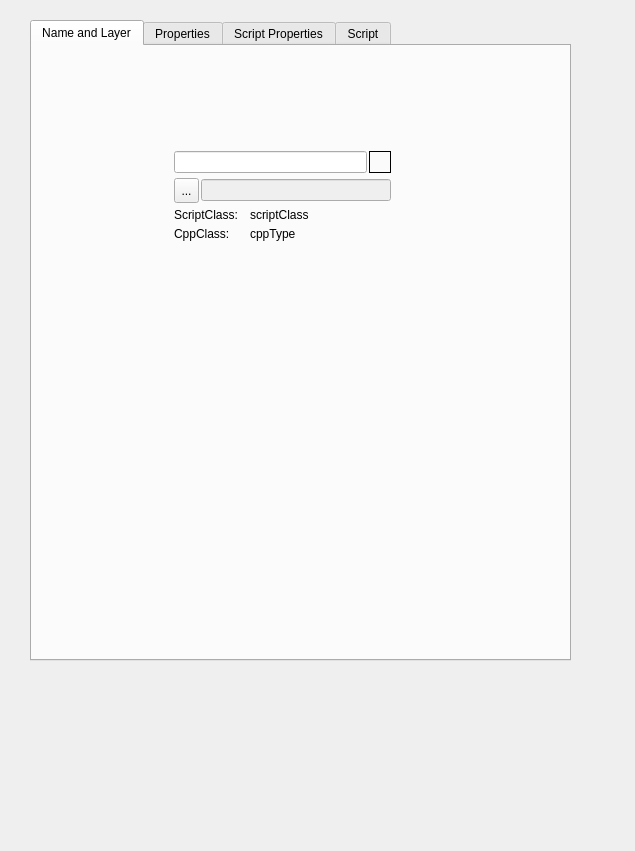
<?xml version="1.0" encoding="UTF-8"?>
<ui version="4.0">
 <class>ActorPanelClass</class>
 <widget class="QWidget" name="ActorPanelClass">
  <property name="geometry">
   <rect>
    <x>0</x>
    <y>0</y>
    <width>635</width>
    <height>851</height>
   </rect>
  </property>
  <property name="windowTitle">
   <string>ActorPanel</string>
  </property>
  <layout class="QHBoxLayout">
   <property name="spacing">
    <number>0</number>
   </property>
   <property name="margin">
    <number>0</number>
   </property>
   <item>
    <widget class="Rollup" name="rollup">
     <property name="sizePolicy">
      <sizepolicy hsizetype="Expanding" vsizetype="Expanding">
       <horstretch>0</horstretch>
       <verstretch>0</verstretch>
      </sizepolicy>
     </property>
     <property name="autoFillBackground">
      <bool>true</bool>
     </property>
     <property name="frameShape">
      <enum>QFrame::NoFrame</enum>
     </property>
     <property name="frameShadow">
      <enum>QFrame::Plain</enum>
     </property>
     <widget class="QTabWidget" name="tabWidget">
      <property name="geometry">
       <rect>
        <x>30</x>
        <y>20</y>
        <width>541</width>
        <height>641</height>
       </rect>
      </property>
      <property name="currentIndex">
       <number>0</number>
      </property>
      <widget class="QWidget" name="tab">
       <attribute name="title">
        <string>Name and Layer</string>
       </attribute>
       <widget class="QFrame" name="browserFrame">
        <property name="geometry">
         <rect>
          <x>140</x>
          <y>100</y>
          <width>221</width>
          <height>101</height>
         </rect>
        </property>
        <property name="sizePolicy">
         <sizepolicy hsizetype="Expanding" vsizetype="Expanding">
          <horstretch>0</horstretch>
          <verstretch>0</verstretch>
         </sizepolicy>
        </property>
        <property name="frameShape">
         <enum>QFrame::NoFrame</enum>
        </property>
        <property name="frameShadow">
         <enum>QFrame::Plain</enum>
        </property>
        <layout class="QGridLayout" name="gridLayout">
         <property name="margin">
          <number>2</number>
         </property>
         <property name="spacing">
          <number>2</number>
         </property>
         <item row="0" column="0" colspan="2">
          <widget class="QLineEdit" name="objectName"/>
         </item>
         <item row="0" column="2">
          <widget class="ColorLabel" name="objectColor">
           <property name="minimumSize">
            <size>
             <width>22</width>
             <height>22</height>
            </size>
           </property>
           <property name="maximumSize">
            <size>
             <width>22</width>
             <height>22</height>
            </size>
           </property>
           <property name="frameShape">
            <enum>QFrame::Box</enum>
           </property>
           <property name="text">
            <string/>
           </property>
          </widget>
         </item>
         <item row="1" column="0">
          <widget class="QToolButton" name="toolButton">
           <property name="minimumSize">
            <size>
             <width>25</width>
             <height>25</height>
            </size>
           </property>
           <property name="maximumSize">
            <size>
             <width>25</width>
             <height>25</height>
            </size>
           </property>
           <property name="text">
            <string>...</string>
           </property>
          </widget>
         </item>
         <item row="1" column="1" colspan="2">
          <widget class="QLineEdit" name="lineEdit_2">
           <property name="enabled">
            <bool>false</bool>
           </property>
           <property name="readOnly">
            <bool>true</bool>
           </property>
          </widget>
         </item>
         <item row="2" column="0" colspan="3">
          <layout class="QHBoxLayout" name="horizontalLayout">
           <item>
            <widget class="QLabel" name="label">
             <property name="sizePolicy">
              <sizepolicy hsizetype="Fixed" vsizetype="Fixed">
               <horstretch>0</horstretch>
               <verstretch>0</verstretch>
              </sizepolicy>
             </property>
             <property name="minimumSize">
              <size>
               <width>70</width>
               <height>0</height>
              </size>
             </property>
             <property name="maximumSize">
              <size>
               <width>70</width>
               <height>16777215</height>
              </size>
             </property>
             <property name="text">
              <string>ScriptClass:</string>
             </property>
            </widget>
           </item>
           <item>
            <widget class="QLabel" name="scriptClass">
             <property name="sizePolicy">
              <sizepolicy hsizetype="Expanding" vsizetype="Fixed">
               <horstretch>0</horstretch>
               <verstretch>0</verstretch>
              </sizepolicy>
             </property>
             <property name="text">
              <string>scriptClass</string>
             </property>
            </widget>
           </item>
          </layout>
         </item>
         <item row="3" column="0" colspan="3">
          <layout class="QHBoxLayout" name="horizontalLayout_2">
           <item>
            <widget class="QLabel" name="label_2">
             <property name="sizePolicy">
              <sizepolicy hsizetype="Fixed" vsizetype="Fixed">
               <horstretch>0</horstretch>
               <verstretch>0</verstretch>
              </sizepolicy>
             </property>
             <property name="minimumSize">
              <size>
               <width>70</width>
               <height>0</height>
              </size>
             </property>
             <property name="maximumSize">
              <size>
               <width>70</width>
               <height>16777215</height>
              </size>
             </property>
             <property name="text">
              <string>CppClass:</string>
             </property>
            </widget>
           </item>
           <item>
            <widget class="QLabel" name="cppType">
             <property name="sizePolicy">
              <sizepolicy hsizetype="Expanding" vsizetype="Fixed">
               <horstretch>0</horstretch>
               <verstretch>0</verstretch>
              </sizepolicy>
             </property>
             <property name="text">
              <string>cppType</string>
             </property>
            </widget>
           </item>
          </layout>
         </item>
        </layout>
       </widget>
      </widget>
      <widget class="QWidget" name="tab_2">
       <attribute name="title">
        <string>Properties</string>
       </attribute>
       <widget class="PropertyEditor" name="propEditor">
        <property name="geometry">
         <rect>
          <x>10</x>
          <y>10</y>
          <width>191</width>
          <height>250</height>
         </rect>
        </property>
        <property name="minimumSize">
         <size>
          <width>0</width>
          <height>250</height>
         </size>
        </property>
        <property name="verticalScrollBarPolicy">
         <enum>Qt::ScrollBarAlwaysOff</enum>
        </property>
        <property name="horizontalScrollBarPolicy">
         <enum>Qt::ScrollBarAlwaysOff</enum>
        </property>
        <property name="rootIsDecorated">
         <bool>false</bool>
        </property>
        <property name="headerHidden">
         <bool>false</bool>
        </property>
       </widget>
      </widget>
      <widget class="QWidget" name="tab_3">
       <attribute name="title">
        <string>Script Properties</string>
       </attribute>
       <widget class="PropertyEditor" name="scriptProp">
        <property name="geometry">
         <rect>
          <x>50</x>
          <y>20</y>
          <width>191</width>
          <height>250</height>
         </rect>
        </property>
        <property name="minimumSize">
         <size>
          <width>0</width>
          <height>250</height>
         </size>
        </property>
        <property name="verticalScrollBarPolicy">
         <enum>Qt::ScrollBarAlwaysOff</enum>
        </property>
        <property name="horizontalScrollBarPolicy">
         <enum>Qt::ScrollBarAlwaysOff</enum>
        </property>
        <property name="headerHidden">
         <bool>false</bool>
        </property>
       </widget>
      </widget>
      <widget class="QWidget" name="tab_4">
       <attribute name="title">
        <string>Script</string>
       </attribute>
       <widget class="QWidget" name="widget" native="true">
        <property name="geometry">
         <rect>
          <x>80</x>
          <y>10</y>
          <width>291</width>
          <height>391</height>
         </rect>
        </property>
        <layout class="QVBoxLayout" name="verticalLayout">
         <property name="spacing">
          <number>2</number>
         </property>
         <property name="margin">
          <number>2</number>
         </property>
         <item>
          <widget class="QGroupBox" name="groupBox">
           <property name="title">
            <string>Script File</string>
           </property>
           <property name="flat">
            <bool>true</bool>
           </property>
           <layout class="QGridLayout" name="gridLayout_2">
            <property name="margin">
             <number>2</number>
            </property>
            <property name="spacing">
             <number>2</number>
            </property>
            <item row="0" column="0" colspan="2">
             <widget class="QLabel" name="scriptFile">
              <property name="frameShape">
               <enum>QFrame::Panel</enum>
              </property>
              <property name="frameShadow">
               <enum>QFrame::Sunken</enum>
              </property>
              <property name="text">
               <string>TextLabel</string>
              </property>
             </widget>
            </item>
            <item row="1" column="0">
             <widget class="QPushButton" name="editScript">
              <property name="minimumSize">
               <size>
                <width>0</width>
                <height>18</height>
               </size>
              </property>
              <property name="maximumSize">
               <size>
                <width>16777215</width>
                <height>18</height>
               </size>
              </property>
              <property name="text">
               <string>Edit Script</string>
              </property>
             </widget>
            </item>
            <item row="1" column="1">
             <widget class="QPushButton" name="reloadScript">
              <property name="minimumSize">
               <size>
                <width>0</width>
                <height>18</height>
               </size>
              </property>
              <property name="maximumSize">
               <size>
                <width>16777215</width>
                <height>18</height>
               </size>
              </property>
              <property name="text">
               <string>Reload</string>
              </property>
             </widget>
            </item>
           </layout>
          </widget>
         </item>
         <item>
          <widget class="QGroupBox" name="groupBox_4">
           <property name="title">
            <string>Signals</string>
           </property>
           <property name="flat">
            <bool>true</bool>
           </property>
           <layout class="QGridLayout" name="gridLayout_3">
            <property name="margin">
             <number>2</number>
            </property>
            <property name="spacing">
             <number>2</number>
            </property>
            <item row="0" column="0">
             <widget class="QListWidget" name="slotList_3">
              <property name="enabled">
               <bool>false</bool>
              </property>
              <property name="minimumSize">
               <size>
                <width>0</width>
                <height>70</height>
               </size>
              </property>
              <property name="maximumSize">
               <size>
                <width>16777215</width>
                <height>70</height>
               </size>
              </property>
              <property name="frameShape">
               <enum>QFrame::Panel</enum>
              </property>
              <property name="selectionBehavior">
               <enum>QAbstractItemView::SelectRows</enum>
              </property>
             </widget>
            </item>
           </layout>
          </widget>
         </item>
         <item>
          <widget class="QGroupBox" name="groupBox_2">
           <property name="title">
            <string>Slots</string>
           </property>
           <property name="flat">
            <bool>true</bool>
           </property>
           <layout class="QGridLayout" name="gridLayout_4">
            <property name="margin">
             <number>2</number>
            </property>
            <property name="spacing">
             <number>2</number>
            </property>
            <item row="0" column="0" rowspan="2">
             <widget class="QListWidget" name="slotList">
              <property name="enabled">
               <bool>true</bool>
              </property>
              <property name="minimumSize">
               <size>
                <width>0</width>
                <height>100</height>
               </size>
              </property>
              <property name="maximumSize">
               <size>
                <width>16777215</width>
                <height>100</height>
               </size>
              </property>
              <property name="selectionBehavior">
               <enum>QAbstractItemView::SelectRows</enum>
              </property>
             </widget>
            </item>
            <item row="0" column="1">
             <widget class="QPushButton" name="callSlot">
              <property name="minimumSize">
               <size>
                <width>0</width>
                <height>18</height>
               </size>
              </property>
              <property name="maximumSize">
               <size>
                <width>16777215</width>
                <height>18</height>
               </size>
              </property>
              <property name="text">
               <string>Call Slot</string>
              </property>
             </widget>
            </item>
            <item row="1" column="1">
             <spacer name="verticalSpacer">
              <property name="orientation">
               <enum>Qt::Vertical</enum>
              </property>
              <property name="sizeHint" stdset="0">
               <size>
                <width>20</width>
                <height>75</height>
               </size>
              </property>
             </spacer>
            </item>
           </layout>
          </widget>
         </item>
         <item>
          <widget class="QGroupBox" name="groupBox_3">
           <property name="title">
            <string>Methods</string>
           </property>
           <property name="flat">
            <bool>true</bool>
           </property>
           <layout class="QGridLayout" name="gridLayout_5">
            <property name="margin">
             <number>2</number>
            </property>
            <property name="spacing">
             <number>2</number>
            </property>
            <item row="0" column="0" rowspan="2">
             <widget class="QListWidget" name="slotList_2">
              <property name="minimumSize">
               <size>
                <width>0</width>
                <height>100</height>
               </size>
              </property>
              <property name="maximumSize">
               <size>
                <width>16777215</width>
                <height>100</height>
               </size>
              </property>
              <property name="selectionBehavior">
               <enum>QAbstractItemView::SelectRows</enum>
              </property>
             </widget>
            </item>
            <item row="0" column="1">
             <widget class="QPushButton" name="callSlot_2">
              <property name="minimumSize">
               <size>
                <width>0</width>
                <height>18</height>
               </size>
              </property>
              <property name="maximumSize">
               <size>
                <width>16777215</width>
                <height>18</height>
               </size>
              </property>
              <property name="text">
               <string>Run</string>
              </property>
             </widget>
            </item>
            <item row="1" column="1">
             <spacer name="verticalSpacer_2">
              <property name="orientation">
               <enum>Qt::Vertical</enum>
              </property>
              <property name="sizeHint" stdset="0">
               <size>
                <width>20</width>
                <height>74</height>
               </size>
              </property>
             </spacer>
            </item>
           </layout>
          </widget>
         </item>
        </layout>
       </widget>
      </widget>
     </widget>
    </widget>
   </item>
  </layout>
 </widget>
 <layoutdefault spacing="6" margin="11"/>
 <customwidgets>
  <customwidget>
   <class>PropertyEditor</class>
   <extends>QTreeView</extends>
   <header>propertyeditor.h</header>
  </customwidget>
  <customwidget>
   <class>Rollup</class>
   <extends>QFrame</extends>
   <header>rollup.h</header>
   <container>1</container>
  </customwidget>
  <customwidget>
   <class>ColorLabel</class>
   <extends>QLabel</extends>
   <header>widgetlib.h</header>
  </customwidget>
 </customwidgets>
 <resources/>
 <connections/>
</ui>
